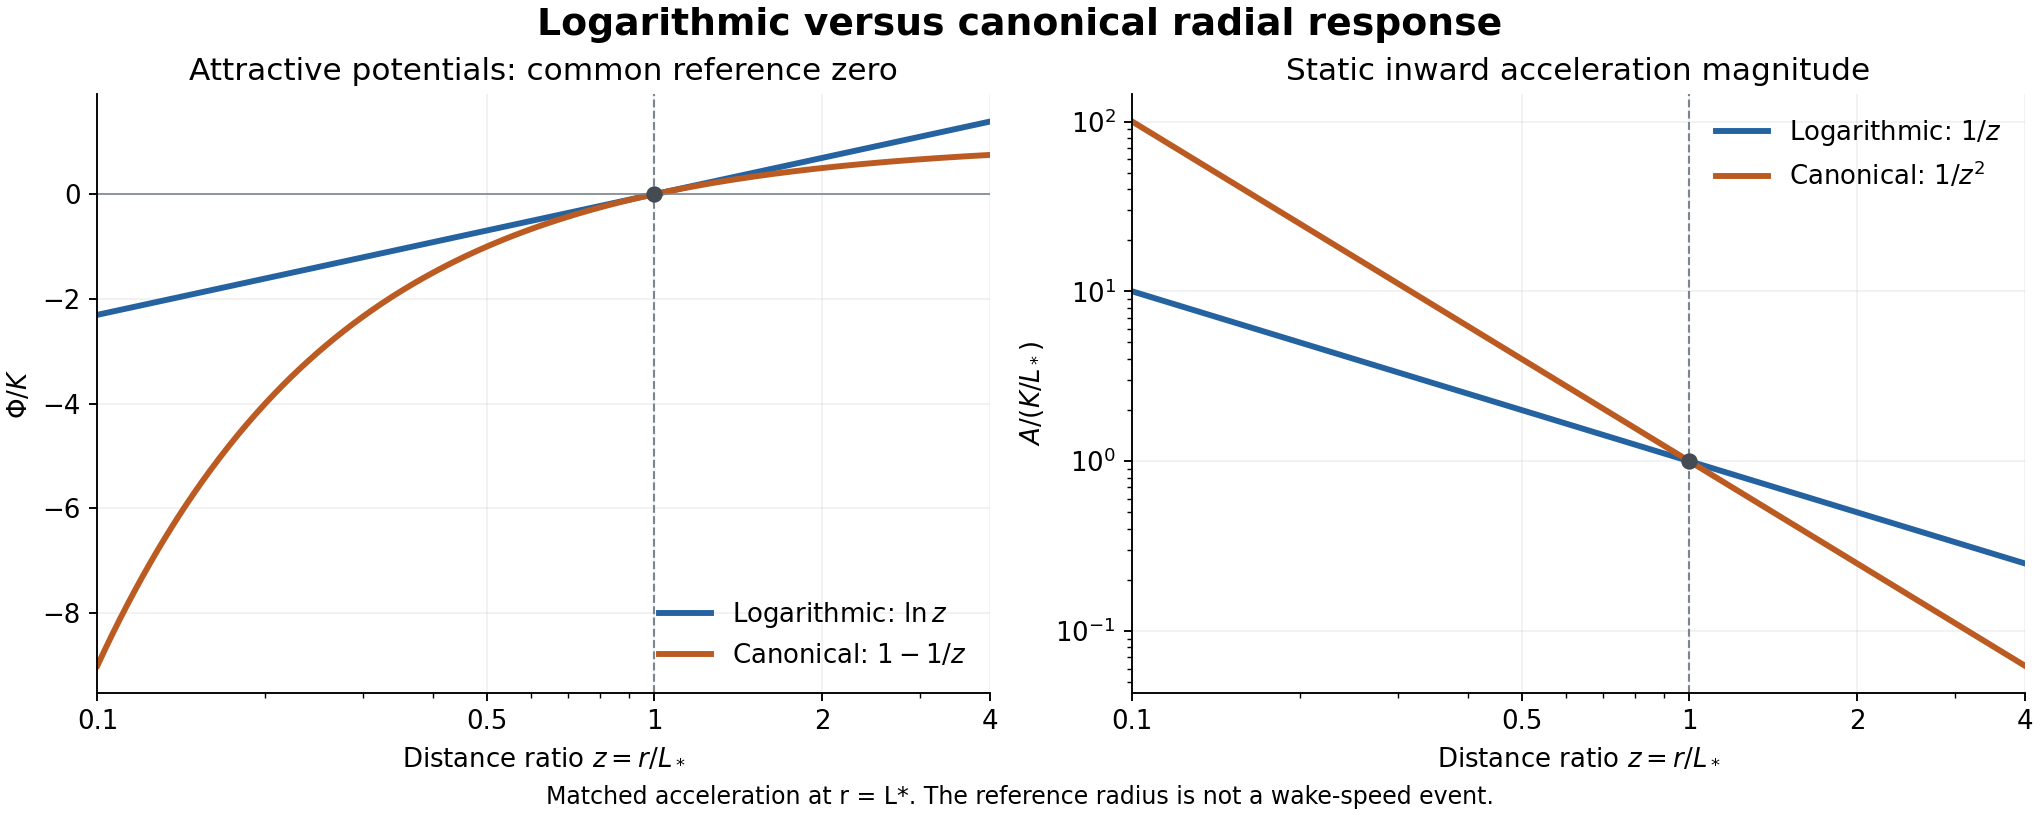

Source code (Python):
"""Plot the declared attractive scalar curves, not evolved trajectories.

Run from the repository root using the shared venv. The normalized example
uses c_f = K = L_* = 1. The manuscript derives the plotted expressions.
"""

from pathlib import Path
import os

REPO = Path(__file__).resolve().parents[5]
os.environ.setdefault("MPLCONFIGDIR", str(REPO / ".tmp/lpr-explanation/matplotlib"))
os.environ.setdefault("XDG_CACHE_HOME", str(REPO / ".tmp/lpr-explanation/cache"))

import numpy as np
import matplotlib

matplotlib.use("Agg")
import matplotlib.pyplot as plt


def curves(z):
    z = np.asarray(z, dtype=float)
    if np.any(z <= 0):
        raise ValueError("The radial domain requires z > 0")
    return np.log(z), 1 - 1 / z, 1 / z, 1 / z**2


# Known controls precede the plotted grid. These check plotting definitions,
# not a numerical solution of either history-dependent equation.
assert curves(1.0) == (0.0, 0.0, 1.0, 1.0)
assert curves(0.5)[1:] == (-1.0, 2.0, 4.0)
try:
    curves(0.0)
except ValueError:
    pass
else:
    raise AssertionError("Zero radius must be rejected")
print("Known controls PASS before plotting: common zero and slope; half-radius values; zero-radius rejection.")

z = np.geomspace(0.1, 4, 600)
phi_log, phi_current, accel_log, accel_current = curves(z)
blue, orange = "#2463a0", "#bb5b22"
plt.rcParams.update({"font.size": 11, "axes.spines.top": False, "axes.spines.right": False})
fig, axes = plt.subplots(1, 2, figsize=(12, 4.8), layout="constrained")

axes[0].plot(z, phi_log, color=blue, lw=2.5, label=r"Logarithmic: $\ln z$")
axes[0].plot(z, phi_current, color=orange, lw=2.5, label=r"Canonical: $1-1/z$")
axes[0].set(title="Attractive potentials: common reference zero", ylabel=r"$\Phi/K$", xscale="log")
axes[0].axhline(0, color="#7c858e", lw=0.7)
axes[0].scatter([1], [0], s=35, color="#444b52", zorder=3)
axes[0].legend(loc="lower right", frameon=False)

axes[1].plot(z, accel_log, color=blue, lw=2.5, label=r"Logarithmic: $1/z$")
axes[1].plot(z, accel_current, color=orange, lw=2.5, label=r"Canonical: $1/z^2$")
axes[1].set(title="Static inward acceleration magnitude", ylabel=r"$A/(K/L_*)$", xscale="log", yscale="log")
axes[1].scatter([1], [1], s=35, color="#444b52", zorder=3)
axes[1].legend(loc="upper right", frameon=False)

for ax in axes:
    ax.axvline(1, color="#7c858e", ls="--", lw=0.9)
    ax.set(xlabel=r"Distance ratio $z=r/L_*$", xlim=(0.1, 4))
    ax.set_xticks([0.1, 0.5, 1, 2, 4], labels=["0.1", "0.5", "1", "2", "4"])
    ax.grid(alpha=0.16, which="major")

fig.suptitle("Logarithmic versus canonical radial response", fontsize=16, weight="bold")
fig.supxlabel("Matched acceleration at r = L*. The reference radius is not a wake-speed event.", fontsize=10)
output = Path(__file__).with_suffix(".png")
fig.savefig(output, dpi=170, facecolor="white")
plt.close(fig)
print(f"Saved {output}")
